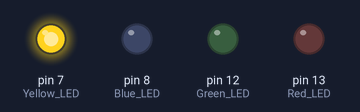
The sketch below on a simulated Arduino Uno, built with avr-gcc and run on an emulated ATmega328P. Shown: output pins drawn as LEDs (lit = HIGH).

Above: at 0.62 s.
At 1.7 s:
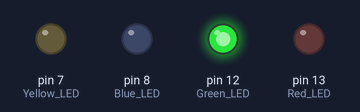
At 2.62 s:
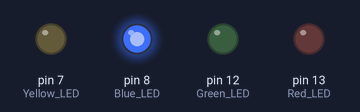
At 3.87 s:
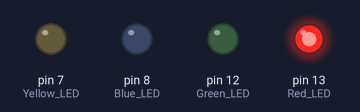
Timing chart, 0 to 4.2 s (numbered marks = the images above):
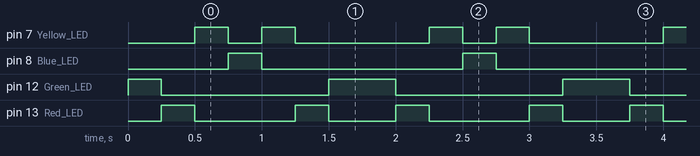

Measured:
- by itself, pin 7 (Yellow_LED): repeats every 1.8 s: LOW 0.25 s, HIGH 0.25 s, LOW 1.0 s, HIGH 0.25 s
- by itself, pin 8 (Blue_LED): alternates HIGH for 0.25 s and LOW for 1.5 s
- by itself, pin 12 (Green_LED): repeats every 1.8 s: LOW 1.3 s, HIGH 0.50 s
- by itself, pin 13 (Red_LED): repeats every 1.8 s: LOW 0.75 s, HIGH 0.25 s, LOW 0.50 s, HIGH 0.25 s

The sketch:

Lab_Report_2_Light_chaser_program_2.ino
```cpp
	/* Arduino Light Chaser Program 2
	The goal of this program is to make four LEDs light up one at a time in a repeating sequence going forwards and backwards.
	Ex: Blue->Green->Red->Yellow->Red->Green->Blue
	The main theme of this program is Digital Output and DigitalWrite. We're controlling multiple LEDs using digital pins to create an LED sequence
	*/
	int x = 250; // gives a value for the time delay and allows for quicker change of delay value
	// the setup function runs once when you press reset or power the board
	void setup() {
  // assigns pin number used as an output
 pinMode(13, OUTPUT); //Red LED
 pinMode(12, OUTPUT); //Green LED
 pinMode(7, OUTPUT); //Yellow LED
 pinMode(8, OUTPUT); //Blue LED
	}
	// the loop function runs over and over again forever
	void loop() {

 digitalWrite(13, 0);  // turns the voltage High only for pin 12, which allows the green LED to turn on.
 digitalWrite(12, 1);  //Turns the voltage LOW for pins 13,7 and 8, which doesn't allow those LEDs to turn on
 digitalWrite(8, 0);
 digitalWrite(7,0);
 delay(x);                      // wait for a second. Allows to observe the change of color
 digitalWrite(13, 1);   // turns the voltage High only for pin 13, which allows the red LED to turn on.
 digitalWrite(12, 0);   // Turns the voltage LOW for pins 7,12 and 8, which doesn't allow those LEDs to turn on
 digitalWrite(7, 0);
 digitalWrite(8, 0);
 delay(x);                      // wait for a second. Allows to observe the change of color
 digitalWrite(7, 1);  // turns the voltage High only for pin 7, which allows the yellow LED to turn on.
 digitalWrite(12, 0);  // Turns the voltage LOW for pins 13,12 and 8, which doesn't allow those LEDs to turn on
 digitalWrite(13, 0);
 digitalWrite(8, 0);
 delay(x);                      // wait for a second. Allows to observe the change of color
 digitalWrite(7, 0);  // turns the voltage High only for pin 8, which allows the blue LED to turn on.
 digitalWrite(12, 0);  // Turns the voltage LOW for pins 13,12 and 7, which doesn't allow those LEDs to turn on
 digitalWrite(13, 0);
 digitalWrite(8, 1);
 delay(x);                      // wait for a second. Allows to observe the change of color
 digitalWrite(7, 1);  // turns the voltage High only for pin 7, which allows the yellow LED to turn on.
 digitalWrite(12, 0);  // Turns the voltage LOW for pins 13,12 and 8, which doesn't allow those LEDs to turn on
 digitalWrite(13, 0);
 digitalWrite(8, 0);
 delay(x);                     // wait for a second. Allows to observe the change of color
 digitalWrite(7, 0);  // turns the voltage High only for pin 13, which allows the red LED to turn on.
 digitalWrite(12, 0);  // Turns the voltage LOW for pins 7,12 and 8, which doesn't allow those LEDs to turn on
 digitalWrite(13, 1);
 digitalWrite(8, 0);
 delay(x);                      // wait for a second. Allows to observe the change of color
 digitalWrite(7, 0);  // turns the voltage High only for pin 12, which allows the green LED to turn on.
 digitalWrite(12, 1);  // Turns the voltage LOW for pins 13,7 and 8, which doesn't allow those LEDs to turn on
 digitalWrite(13, 0);
 digitalWrite(8, 0);
 delay(x);                      // wait for a second. Allows to observe the change of color, before restarting the loop


}
```
